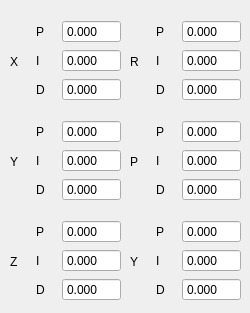
   <widget class="QWidget" name="vel_tab">
    <attribute name="title">
     <string>Tab 2</string>
    </attribute>
    <widget class="QWidget" name="formLayoutWidget_36">
     <property name="geometry">
      <rect>
       <x>10</x>
       <y>20</y>
       <width>111</width>
       <height>84</height>
      </rect>
     </property>
     <layout class="QFormLayout" name="formLayout_44">
      <item row="0" column="1">
       <layout class="QGridLayout" name="gridLayout_59">
        <item row="0" column="1">
         <widget class="QDoubleSpinBox" name="x_vel_p">
          <property name="sizePolicy">
           <sizepolicy hsizetype="Fixed" vsizetype="Fixed">
            <horstretch>0</horstretch>
            <verstretch>0</verstretch>
           </sizepolicy>
          </property>
          <property name="readOnly">
           <bool>true</bool>
          </property>
          <property name="buttonSymbols">
           <enum>QAbstractSpinBox::NoButtons</enum>
          </property>
          <property name="decimals">
           <number>3</number>
          </property>
          <property name="minimum">
           <double>-100.000000000000000</double>
          </property>
          <property name="maximum">
           <double>100.000000000000000</double>
          </property>
         </widget>
        </item>
        <item row="1" column="0">
         <widget class="QLabel" name="label_139">
          <property name="sizePolicy">
           <sizepolicy hsizetype="Minimum" vsizetype="Preferred">
            <horstretch>0</horstretch>
            <verstretch>0</verstretch>
           </sizepolicy>
          </property>
          <property name="text">
           <string>I</string>
          </property>
         </widget>
        </item>
        <item row="0" column="0">
         <widget class="QLabel" name="x_pose_pid_label_46">
          <property name="sizePolicy">
           <sizepolicy hsizetype="Minimum" vsizetype="Preferred">
            <horstretch>0</horstretch>
            <verstretch>0</verstretch>
           </sizepolicy>
          </property>
          <property name="text">
           <string>P</string>
          </property>
         </widget>
        </item>
        <item row="2" column="0">
         <widget class="QLabel" name="label_140">
          <property name="text">
           <string>D</string>
          </property>
         </widget>
        </item>
        <item row="1" column="1">
         <widget class="QDoubleSpinBox" name="x_vel_i">
          <property name="sizePolicy">
           <sizepolicy hsizetype="Fixed" vsizetype="Fixed">
            <horstretch>0</horstretch>
            <verstretch>0</verstretch>
           </sizepolicy>
          </property>
          <property name="readOnly">
           <bool>true</bool>
          </property>
          <property name="buttonSymbols">
           <enum>QAbstractSpinBox::NoButtons</enum>
          </property>
          <property name="decimals">
           <number>3</number>
          </property>
          <property name="minimum">
           <double>-100.000000000000000</double>
          </property>
          <property name="maximum">
           <double>100.000000000000000</double>
          </property>
         </widget>
        </item>
        <item row="2" column="1">
         <widget class="QDoubleSpinBox" name="x_vel_d">
          <property name="sizePolicy">
           <sizepolicy hsizetype="Fixed" vsizetype="Fixed">
            <horstretch>0</horstretch>
            <verstretch>0</verstretch>
           </sizepolicy>
          </property>
          <property name="readOnly">
           <bool>true</bool>
          </property>
          <property name="buttonSymbols">
           <enum>QAbstractSpinBox::NoButtons</enum>
          </property>
          <property name="decimals">
           <number>3</number>
          </property>
          <property name="minimum">
           <double>-100.000000000000000</double>
          </property>
          <property name="maximum">
           <double>100.000000000000000</double>
          </property>
         </widget>
        </item>
       </layout>
      </item>
      <item row="0" column="0">
       <layout class="QVBoxLayout" name="verticalLayout_45">
        <item>
         <spacer name="verticalSpacer_89">
          <property name="orientation">
           <enum>Qt::Vertical</enum>
          </property>
          <property name="sizeHint" stdset="0">
           <size>
            <width>20</width>
            <height>40</height>
           </size>
          </property>
         </spacer>
        </item>
        <item>
         <widget class="QLabel" name="label_141">
          <property name="text">
           <string>X</string>
          </property>
         </widget>
        </item>
        <item>
         <spacer name="verticalSpacer_90">
          <property name="orientation">
           <enum>Qt::Vertical</enum>
          </property>
          <property name="sizeHint" stdset="0">
           <size>
            <width>20</width>
            <height>40</height>
           </size>
          </property>
         </spacer>
        </item>
       </layout>
      </item>
     </layout>
    </widget>
    <widget class="QWidget" name="formLayoutWidget_31">
     <property name="geometry">
      <rect>
       <x>10</x>
       <y>120</y>
       <width>111</width>
       <height>84</height>
      </rect>
     </property>
     <layout class="QFormLayout" name="formLayout_39">
      <item row="0" column="1">
       <layout class="QGridLayout" name="gridLayout_54">
        <item row="0" column="1">
         <widget class="QDoubleSpinBox" name="y_vel_p">
          <property name="sizePolicy">
           <sizepolicy hsizetype="Fixed" vsizetype="Fixed">
            <horstretch>0</horstretch>
            <verstretch>0</verstretch>
           </sizepolicy>
          </property>
          <property name="readOnly">
           <bool>true</bool>
          </property>
          <property name="buttonSymbols">
           <enum>QAbstractSpinBox::NoButtons</enum>
          </property>
          <property name="decimals">
           <number>3</number>
          </property>
          <property name="minimum">
           <double>-100.000000000000000</double>
          </property>
          <property name="maximum">
           <double>100.000000000000000</double>
          </property>
         </widget>
        </item>
        <item row="1" column="0">
         <widget class="QLabel" name="label_124">
          <property name="sizePolicy">
           <sizepolicy hsizetype="Minimum" vsizetype="Preferred">
            <horstretch>0</horstretch>
            <verstretch>0</verstretch>
           </sizepolicy>
          </property>
          <property name="text">
           <string>I</string>
          </property>
         </widget>
        </item>
        <item row="0" column="0">
         <widget class="QLabel" name="x_pose_pid_label_41">
          <property name="sizePolicy">
           <sizepolicy hsizetype="Minimum" vsizetype="Preferred">
            <horstretch>0</horstretch>
            <verstretch>0</verstretch>
           </sizepolicy>
          </property>
          <property name="text">
           <string>P</string>
          </property>
         </widget>
        </item>
        <item row="2" column="0">
         <widget class="QLabel" name="label_125">
          <property name="text">
           <string>D</string>
          </property>
         </widget>
        </item>
        <item row="1" column="1">
         <widget class="QDoubleSpinBox" name="y_vel_i">
          <property name="sizePolicy">
           <sizepolicy hsizetype="Fixed" vsizetype="Fixed">
            <horstretch>0</horstretch>
            <verstretch>0</verstretch>
           </sizepolicy>
          </property>
          <property name="readOnly">
           <bool>true</bool>
          </property>
          <property name="buttonSymbols">
           <enum>QAbstractSpinBox::NoButtons</enum>
          </property>
          <property name="decimals">
           <number>3</number>
          </property>
          <property name="minimum">
           <double>-100.000000000000000</double>
          </property>
          <property name="maximum">
           <double>100.000000000000000</double>
          </property>
         </widget>
        </item>
        <item row="2" column="1">
         <widget class="QDoubleSpinBox" name="y_vel_d">
          <property name="sizePolicy">
           <sizepolicy hsizetype="Fixed" vsizetype="Fixed">
            <horstretch>0</horstretch>
            <verstretch>0</verstretch>
           </sizepolicy>
          </property>
          <property name="readOnly">
           <bool>true</bool>
          </property>
          <property name="buttonSymbols">
           <enum>QAbstractSpinBox::NoButtons</enum>
          </property>
          <property name="decimals">
           <number>3</number>
          </property>
          <property name="minimum">
           <double>-100.000000000000000</double>
          </property>
          <property name="maximum">
           <double>100.000000000000000</double>
          </property>
         </widget>
        </item>
       </layout>
      </item>
      <item row="0" column="0">
       <layout class="QVBoxLayout" name="verticalLayout_40">
        <item>
         <spacer name="verticalSpacer_79">
          <property name="orientation">
           <enum>Qt::Vertical</enum>
          </property>
          <property name="sizeHint" stdset="0">
           <size>
            <width>20</width>
            <height>40</height>
           </size>
          </property>
         </spacer>
        </item>
        <item>
         <widget class="QLabel" name="label_126">
          <property name="text">
           <string>Y</string>
          </property>
         </widget>
        </item>
        <item>
         <spacer name="verticalSpacer_80">
          <property name="orientation">
           <enum>Qt::Vertical</enum>
          </property>
          <property name="sizeHint" stdset="0">
           <size>
            <width>20</width>
            <height>40</height>
           </size>
          </property>
         </spacer>
        </item>
       </layout>
      </item>
     </layout>
    </widget>
    <widget class="QWidget" name="formLayoutWidget_35">
     <property name="geometry">
      <rect>
       <x>130</x>
       <y>220</y>
       <width>111</width>
       <height>84</height>
      </rect>
     </property>
     <layout class="QFormLayout" name="formLayout_43">
      <item row="0" column="1">
       <layout class="QGridLayout" name="gridLayout_58">
        <item row="0" column="1">
         <widget class="QDoubleSpinBox" name="yaw_vel_p">
          <property name="sizePolicy">
           <sizepolicy hsizetype="Fixed" vsizetype="Fixed">
            <horstretch>0</horstretch>
            <verstretch>0</verstretch>
           </sizepolicy>
          </property>
          <property name="readOnly">
           <bool>true</bool>
          </property>
          <property name="buttonSymbols">
           <enum>QAbstractSpinBox::NoButtons</enum>
          </property>
          <property name="decimals">
           <number>3</number>
          </property>
          <property name="minimum">
           <double>-100.000000000000000</double>
          </property>
          <property name="maximum">
           <double>100.000000000000000</double>
          </property>
         </widget>
        </item>
        <item row="1" column="0">
         <widget class="QLabel" name="label_136">
          <property name="sizePolicy">
           <sizepolicy hsizetype="Minimum" vsizetype="Preferred">
            <horstretch>0</horstretch>
            <verstretch>0</verstretch>
           </sizepolicy>
          </property>
          <property name="text">
           <string>I</string>
          </property>
         </widget>
        </item>
        <item row="0" column="0">
         <widget class="QLabel" name="x_pose_pid_label_45">
          <property name="sizePolicy">
           <sizepolicy hsizetype="Minimum" vsizetype="Preferred">
            <horstretch>0</horstretch>
            <verstretch>0</verstretch>
           </sizepolicy>
          </property>
          <property name="text">
           <string>P</string>
          </property>
         </widget>
        </item>
        <item row="2" column="0">
         <widget class="QLabel" name="label_137">
          <property name="text">
           <string>D</string>
          </property>
         </widget>
        </item>
        <item row="1" column="1">
         <widget class="QDoubleSpinBox" name="yaw_vel_i">
          <property name="sizePolicy">
           <sizepolicy hsizetype="Fixed" vsizetype="Fixed">
            <horstretch>0</horstretch>
            <verstretch>0</verstretch>
           </sizepolicy>
          </property>
          <property name="readOnly">
           <bool>true</bool>
          </property>
          <property name="buttonSymbols">
           <enum>QAbstractSpinBox::NoButtons</enum>
          </property>
          <property name="decimals">
           <number>3</number>
          </property>
          <property name="minimum">
           <double>-100.000000000000000</double>
          </property>
          <property name="maximum">
           <double>100.000000000000000</double>
          </property>
         </widget>
        </item>
        <item row="2" column="1">
         <widget class="QDoubleSpinBox" name="yaw_vel_d">
          <property name="sizePolicy">
           <sizepolicy hsizetype="Fixed" vsizetype="Fixed">
            <horstretch>0</horstretch>
            <verstretch>0</verstretch>
           </sizepolicy>
          </property>
          <property name="readOnly">
           <bool>true</bool>
          </property>
          <property name="buttonSymbols">
           <enum>QAbstractSpinBox::NoButtons</enum>
          </property>
          <property name="decimals">
           <number>3</number>
          </property>
          <property name="minimum">
           <double>-100.000000000000000</double>
          </property>
          <property name="maximum">
           <double>100.000000000000000</double>
          </property>
         </widget>
        </item>
       </layout>
      </item>
      <item row="0" column="0">
       <layout class="QVBoxLayout" name="verticalLayout_44">
        <item>
         <spacer name="verticalSpacer_87">
          <property name="orientation">
           <enum>Qt::Vertical</enum>
          </property>
          <property name="sizeHint" stdset="0">
           <size>
            <width>20</width>
            <height>40</height>
           </size>
          </property>
         </spacer>
        </item>
        <item>
         <widget class="QLabel" name="label_138">
          <property name="text">
           <string>Y</string>
          </property>
         </widget>
        </item>
        <item>
         <spacer name="verticalSpacer_88">
          <property name="orientation">
           <enum>Qt::Vertical</enum>
          </property>
          <property name="sizeHint" stdset="0">
           <size>
            <width>20</width>
            <height>40</height>
           </size>
          </property>
         </spacer>
        </item>
       </layout>
      </item>
     </layout>
    </widget>
    <widget class="QWidget" name="formLayoutWidget_33">
     <property name="geometry">
      <rect>
       <x>130</x>
       <y>20</y>
       <width>111</width>
       <height>84</height>
      </rect>
     </property>
     <layout class="QFormLayout" name="formLayout_41">
      <item row="0" column="1">
       <layout class="QGridLayout" name="gridLayout_56">
        <item row="0" column="1">
         <widget class="QDoubleSpinBox" name="roll_vel_p">
          <property name="sizePolicy">
           <sizepolicy hsizetype="Fixed" vsizetype="Fixed">
            <horstretch>0</horstretch>
            <verstretch>0</verstretch>
           </sizepolicy>
          </property>
          <property name="readOnly">
           <bool>true</bool>
          </property>
          <property name="buttonSymbols">
           <enum>QAbstractSpinBox::NoButtons</enum>
          </property>
          <property name="decimals">
           <number>3</number>
          </property>
          <property name="minimum">
           <double>-100.000000000000000</double>
          </property>
          <property name="maximum">
           <double>100.000000000000000</double>
          </property>
         </widget>
        </item>
        <item row="1" column="0">
         <widget class="QLabel" name="label_130">
          <property name="sizePolicy">
           <sizepolicy hsizetype="Minimum" vsizetype="Preferred">
            <horstretch>0</horstretch>
            <verstretch>0</verstretch>
           </sizepolicy>
          </property>
          <property name="text">
           <string>I</string>
          </property>
         </widget>
        </item>
        <item row="0" column="0">
         <widget class="QLabel" name="x_pose_pid_label_43">
          <property name="sizePolicy">
           <sizepolicy hsizetype="Minimum" vsizetype="Preferred">
            <horstretch>0</horstretch>
            <verstretch>0</verstretch>
           </sizepolicy>
          </property>
          <property name="text">
           <string>P</string>
          </property>
         </widget>
        </item>
        <item row="2" column="0">
         <widget class="QLabel" name="label_131">
          <property name="text">
           <string>D</string>
          </property>
         </widget>
        </item>
        <item row="1" column="1">
         <widget class="QDoubleSpinBox" name="roll_vel_i">
          <property name="sizePolicy">
           <sizepolicy hsizetype="Fixed" vsizetype="Fixed">
            <horstretch>0</horstretch>
            <verstretch>0</verstretch>
           </sizepolicy>
          </property>
          <property name="readOnly">
           <bool>true</bool>
          </property>
          <property name="buttonSymbols">
           <enum>QAbstractSpinBox::NoButtons</enum>
          </property>
          <property name="decimals">
           <number>3</number>
          </property>
          <property name="minimum">
           <double>-100.000000000000000</double>
          </property>
          <property name="maximum">
           <double>100.000000000000000</double>
          </property>
         </widget>
        </item>
        <item row="2" column="1">
         <widget class="QDoubleSpinBox" name="roll_vel_d">
          <property name="sizePolicy">
           <sizepolicy hsizetype="Fixed" vsizetype="Fixed">
            <horstretch>0</horstretch>
            <verstretch>0</verstretch>
           </sizepolicy>
          </property>
          <property name="readOnly">
           <bool>true</bool>
          </property>
          <property name="buttonSymbols">
           <enum>QAbstractSpinBox::NoButtons</enum>
          </property>
          <property name="decimals">
           <number>3</number>
          </property>
          <property name="minimum">
           <double>-100.000000000000000</double>
          </property>
          <property name="maximum">
           <double>100.000000000000000</double>
          </property>
         </widget>
        </item>
       </layout>
      </item>
      <item row="0" column="0">
       <layout class="QVBoxLayout" name="verticalLayout_42">
        <item>
         <spacer name="verticalSpacer_83">
          <property name="orientation">
           <enum>Qt::Vertical</enum>
          </property>
          <property name="sizeHint" stdset="0">
           <size>
            <width>20</width>
            <height>40</height>
           </size>
          </property>
         </spacer>
        </item>
        <item>
         <widget class="QLabel" name="label_132">
          <property name="text">
           <string>R</string>
          </property>
         </widget>
        </item>
        <item>
         <spacer name="verticalSpacer_84">
          <property name="orientation">
           <enum>Qt::Vertical</enum>
          </property>
          <property name="sizeHint" stdset="0">
           <size>
            <width>20</width>
            <height>40</height>
           </size>
          </property>
         </spacer>
        </item>
       </layout>
      </item>
     </layout>
    </widget>
    <widget class="QWidget" name="formLayoutWidget_34">
     <property name="geometry">
      <rect>
       <x>130</x>
       <y>120</y>
       <width>111</width>
       <height>84</height>
      </rect>
     </property>
     <layout class="QFormLayout" name="formLayout_42">
      <item row="0" column="1">
       <layout class="QGridLayout" name="gridLayout_57">
        <item row="0" column="1">
         <widget class="QDoubleSpinBox" name="pitch_vel_p">
          <property name="sizePolicy">
           <sizepolicy hsizetype="Fixed" vsizetype="Fixed">
            <horstretch>0</horstretch>
            <verstretch>0</verstretch>
           </sizepolicy>
          </property>
          <property name="readOnly">
           <bool>true</bool>
          </property>
          <property name="buttonSymbols">
           <enum>QAbstractSpinBox::NoButtons</enum>
          </property>
          <property name="decimals">
           <number>3</number>
          </property>
          <property name="minimum">
           <double>-100.000000000000000</double>
          </property>
          <property name="maximum">
           <double>100.000000000000000</double>
          </property>
         </widget>
        </item>
        <item row="1" column="0">
         <widget class="QLabel" name="label_133">
          <property name="sizePolicy">
           <sizepolicy hsizetype="Minimum" vsizetype="Preferred">
            <horstretch>0</horstretch>
            <verstretch>0</verstretch>
           </sizepolicy>
          </property>
          <property name="text">
           <string>I</string>
          </property>
         </widget>
        </item>
        <item row="0" column="0">
         <widget class="QLabel" name="x_pose_pid_label_44">
          <property name="sizePolicy">
           <sizepolicy hsizetype="Minimum" vsizetype="Preferred">
            <horstretch>0</horstretch>
            <verstretch>0</verstretch>
           </sizepolicy>
          </property>
          <property name="text">
           <string>P</string>
          </property>
         </widget>
        </item>
        <item row="2" column="0">
         <widget class="QLabel" name="label_134">
          <property name="text">
           <string>D</string>
          </property>
         </widget>
        </item>
        <item row="1" column="1">
         <widget class="QDoubleSpinBox" name="pitch_vel_i">
          <property name="sizePolicy">
           <sizepolicy hsizetype="Fixed" vsizetype="Fixed">
            <horstretch>0</horstretch>
            <verstretch>0</verstretch>
           </sizepolicy>
          </property>
          <property name="readOnly">
           <bool>true</bool>
          </property>
          <property name="buttonSymbols">
           <enum>QAbstractSpinBox::NoButtons</enum>
          </property>
          <property name="decimals">
           <number>3</number>
          </property>
          <property name="minimum">
           <double>-100.000000000000000</double>
          </property>
          <property name="maximum">
           <double>100.000000000000000</double>
          </property>
         </widget>
        </item>
        <item row="2" column="1">
         <widget class="QDoubleSpinBox" name="pitch_vel_d">
          <property name="sizePolicy">
           <sizepolicy hsizetype="Fixed" vsizetype="Fixed">
            <horstretch>0</horstretch>
            <verstretch>0</verstretch>
           </sizepolicy>
          </property>
          <property name="readOnly">
           <bool>true</bool>
          </property>
          <property name="buttonSymbols">
           <enum>QAbstractSpinBox::NoButtons</enum>
          </property>
          <property name="decimals">
           <number>3</number>
          </property>
          <property name="minimum">
           <double>-100.000000000000000</double>
          </property>
          <property name="maximum">
           <double>100.000000000000000</double>
          </property>
         </widget>
        </item>
       </layout>
      </item>
      <item row="0" column="0">
       <layout class="QVBoxLayout" name="verticalLayout_43">
        <item>
         <spacer name="verticalSpacer_85">
          <property name="orientation">
           <enum>Qt::Vertical</enum>
          </property>
          <property name="sizeHint" stdset="0">
           <size>
            <width>20</width>
            <height>40</height>
           </size>
          </property>
         </spacer>
        </item>
        <item>
         <widget class="QLabel" name="label_135">
          <property name="text">
           <string>P</string>
          </property>
         </widget>
        </item>
        <item>
         <spacer name="verticalSpacer_86">
          <property name="orientation">
           <enum>Qt::Vertical</enum>
          </property>
          <property name="sizeHint" stdset="0">
           <size>
            <width>20</width>
            <height>40</height>
           </size>
          </property>
         </spacer>
        </item>
       </layout>
      </item>
     </layout>
    </widget>
    <widget class="QWidget" name="formLayoutWidget_32">
     <property name="geometry">
      <rect>
       <x>10</x>
       <y>220</y>
       <width>111</width>
       <height>84</height>
      </rect>
     </property>
     <layout class="QFormLayout" name="formLayout_40">
      <item row="0" column="1">
       <layout class="QGridLayout" name="gridLayout_55">
        <item row="0" column="1">
         <widget class="QDoubleSpinBox" name="z_vel_p">
          <property name="sizePolicy">
           <sizepolicy hsizetype="Fixed" vsizetype="Fixed">
            <horstretch>0</horstretch>
            <verstretch>0</verstretch>
           </sizepolicy>
          </property>
          <property name="readOnly">
           <bool>true</bool>
          </property>
          <property name="buttonSymbols">
           <enum>QAbstractSpinBox::NoButtons</enum>
          </property>
          <property name="decimals">
           <number>3</number>
          </property>
          <property name="minimum">
           <double>-100.000000000000000</double>
          </property>
          <property name="maximum">
           <double>100.000000000000000</double>
          </property>
         </widget>
        </item>
        <item row="1" column="0">
         <widget class="QLabel" name="label_127">
          <property name="sizePolicy">
           <sizepolicy hsizetype="Minimum" vsizetype="Preferred">
            <horstretch>0</horstretch>
            <verstretch>0</verstretch>
           </sizepolicy>
          </property>
          <property name="text">
           <string>I</string>
          </property>
         </widget>
        </item>
        <item row="0" column="0">
         <widget class="QLabel" name="x_pose_pid_label_42">
          <property name="sizePolicy">
           <sizepolicy hsizetype="Minimum" vsizetype="Preferred">
            <horstretch>0</horstretch>
            <verstretch>0</verstretch>
           </sizepolicy>
          </property>
          <property name="text">
           <string>P</string>
          </property>
         </widget>
        </item>
        <item row="2" column="0">
         <widget class="QLabel" name="label_128">
          <property name="text">
           <string>D</string>
          </property>
         </widget>
        </item>
        <item row="1" column="1">
         <widget class="QDoubleSpinBox" name="z_vel_i">
          <property name="sizePolicy">
           <sizepolicy hsizetype="Fixed" vsizetype="Fixed">
            <horstretch>0</horstretch>
            <verstretch>0</verstretch>
           </sizepolicy>
          </property>
          <property name="readOnly">
           <bool>true</bool>
          </property>
          <property name="buttonSymbols">
           <enum>QAbstractSpinBox::NoButtons</enum>
          </property>
          <property name="decimals">
           <number>3</number>
          </property>
          <property name="minimum">
           <double>-100.000000000000000</double>
          </property>
          <property name="maximum">
           <double>100.000000000000000</double>
          </property>
         </widget>
        </item>
        <item row="2" column="1">
         <widget class="QDoubleSpinBox" name="z_vel_d">
          <property name="sizePolicy">
           <sizepolicy hsizetype="Fixed" vsizetype="Fixed">
            <horstretch>0</horstretch>
            <verstretch>0</verstretch>
           </sizepolicy>
          </property>
          <property name="readOnly">
           <bool>true</bool>
          </property>
          <property name="buttonSymbols">
           <enum>QAbstractSpinBox::NoButtons</enum>
          </property>
          <property name="decimals">
           <number>3</number>
          </property>
          <property name="minimum">
           <double>-100.000000000000000</double>
          </property>
          <property name="maximum">
           <double>100.000000000000000</double>
          </property>
         </widget>
        </item>
       </layout>
      </item>
      <item row="0" column="0">
       <layout class="QVBoxLayout" name="verticalLayout_41">
        <item>
         <spacer name="verticalSpacer_81">
          <property name="orientation">
           <enum>Qt::Vertical</enum>
          </property>
          <property name="sizeHint" stdset="0">
           <size>
            <width>20</width>
            <height>40</height>
           </size>
          </property>
         </spacer>
        </item>
        <item>
         <widget class="QLabel" name="label_129">
          <property name="text">
           <string>Z</string>
          </property>
         </widget>
        </item>
        <item>
         <spacer name="verticalSpacer_82">
          <property name="orientation">
           <enum>Qt::Vertical</enum>
          </property>
          <property name="sizeHint" stdset="0">
           <size>
            <width>20</width>
            <height>40</height>
           </size>
          </property>
         </spacer>
        </item>
       </layout>
      </item>
     </layout>
    </widget>
   </widget>
